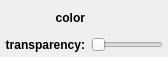
<?xml version="1.0" encoding="UTF-8"?>
<ui version="4.0">
 <class>Form</class>
 <widget class="QWidget" name="Form">
  <property name="geometry">
   <rect>
    <x>0</x>
    <y>0</y>
    <width>168</width>
    <height>57</height>
   </rect>
  </property>
  <property name="windowTitle">
   <string>Form</string>
  </property>
  <layout class="QGridLayout" name="gridLayout">
   <property name="margin">
    <number>5</number>
   </property>
   <item row="1" column="0">
    <widget class="QLabel" name="label">
     <property name="font">
      <font>
       <weight>75</weight>
       <bold>true</bold>
      </font>
     </property>
     <property name="text">
      <string>transparency:</string>
     </property>
     <property name="alignment">
      <set>Qt::AlignRight|Qt::AlignTrailing|Qt::AlignVCenter</set>
     </property>
    </widget>
   </item>
   <item row="0" column="0">
    <widget class="QLabel" name="label_2">
     <property name="font">
      <font>
       <weight>75</weight>
       <bold>true</bold>
      </font>
     </property>
     <property name="text">
      <string>color</string>
     </property>
     <property name="alignment">
      <set>Qt::AlignRight|Qt::AlignTrailing|Qt::AlignVCenter</set>
     </property>
    </widget>
   </item>
   <item row="0" column="1">
    <widget class="QColorBox" name="color_color">
     <property name="sizePolicy">
      <sizepolicy hsizetype="Preferred" vsizetype="Minimum">
       <horstretch>0</horstretch>
       <verstretch>0</verstretch>
      </sizepolicy>
     </property>
     <property name="text">
      <string/>
     </property>
    </widget>
   </item>
   <item row="1" column="1" colspan="2">
    <widget class="QSlider" name="value_alpha">
     <property name="maximum">
      <number>100</number>
     </property>
     <property name="orientation">
      <enum>Qt::Horizontal</enum>
     </property>
    </widget>
   </item>
  </layout>
 </widget>
 <customwidgets>
  <customwidget>
   <class>QColorBox</class>
   <extends>QLabel</extends>
   <header>glue.utils.qt.colors</header>
  </customwidget>
 </customwidgets>
 <resources/>
 <connections/>
</ui>
